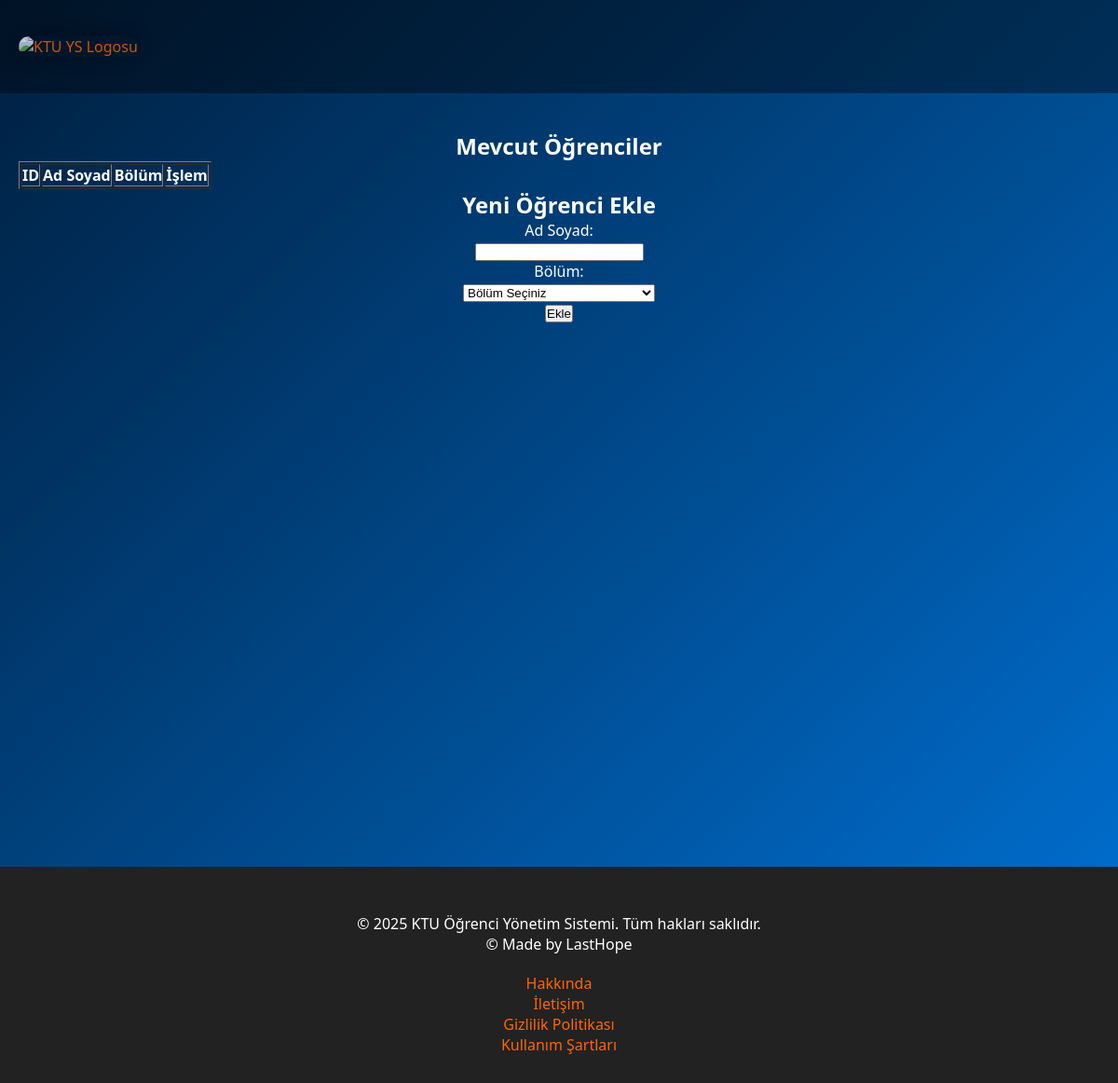
Page /ogrekle (signed in) on the earlier database version.
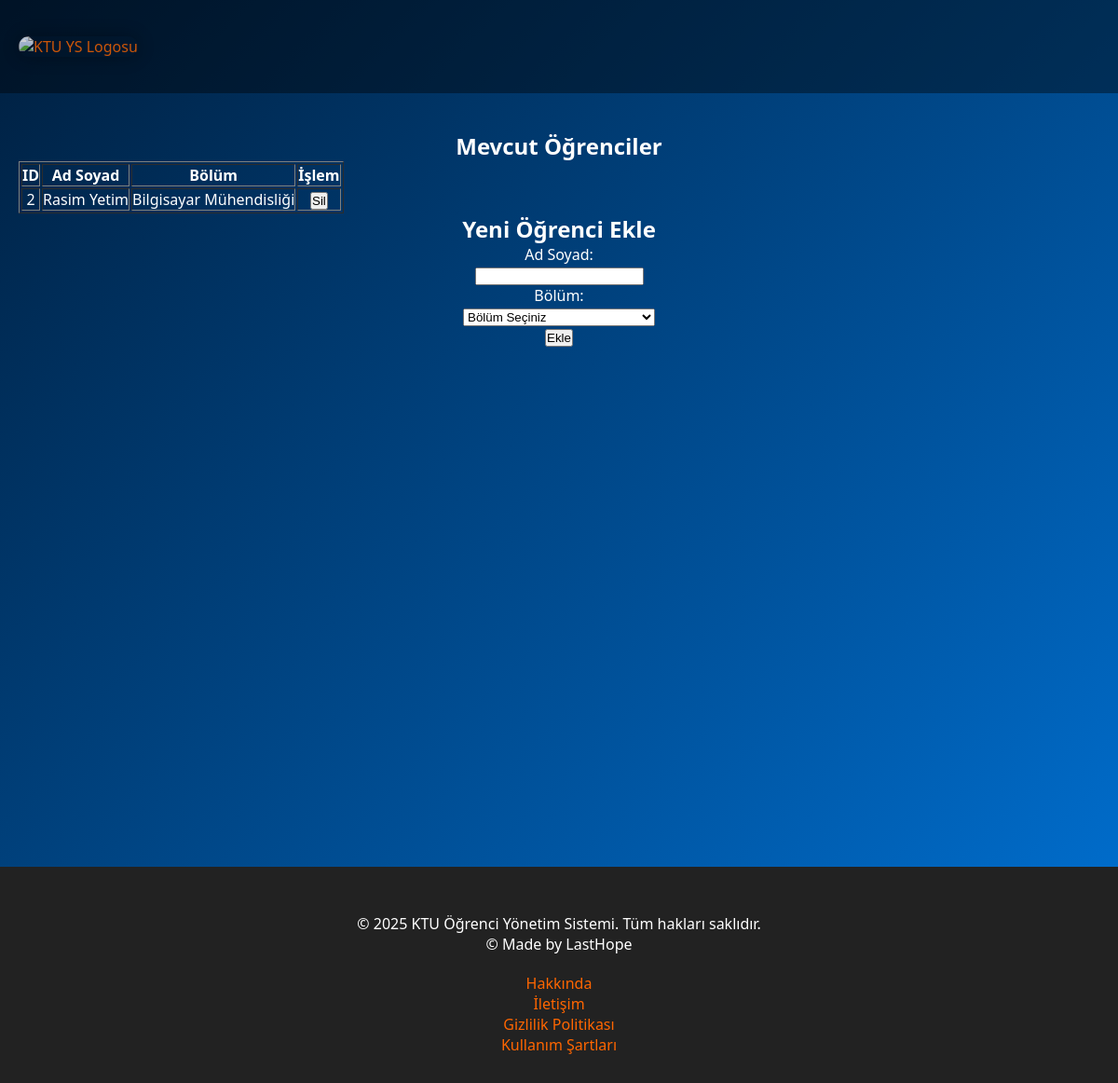
Same page on the later database version.
### models.py (models this page shows)
class Ogrenci(db.Model):
    __tablename__ = 'ogrenci'
    ogrID = db.Column(db.Integer, primary_key=True, autoincrement=True)
    adSoyad = db.Column(db.String, nullable=False)
    bolum = db.Column(db.String, nullable=False)

### app.py (the view, shortened to what this page needs)
@app.route('/ogrekle', methods=['GET', 'POST'])
def ogrekle():
    if 'rol' not in session or session['rol'] != 'yonetici':
        flash("Yetkisiz giriş.")
        return redirect(url_for('ygiris'))
    ogrenciler = Ogrenci.query.all()
    return render_template('ogrekle.html', ogrenciler=ogrenciler)

### templates/ogrekle.html (shortened to what this page needs)
<!DOCTYPE html>
<html lang="tr">
<head>
<link rel="stylesheet" href="{{ url_for('static', filename='style.css') }}">
</head>
<body>
  <header class="header">
    <div class="logo-container"><a href="index.php">
    <img src="https://pu.ktu.edu.tr/pluginfile.php/1/theme_remui/logo/1713768117/KT%C3%9C%20Logo%201A.png" alt="KTU YS Logosu"></a>
    </div>
  </header>
  <div class="container">
<h2>Mevcut Öğrenciler</h2>
<table border="1">
  <tr>
    <th>ID</th>
    <th>Ad Soyad</th>
    <th>Bölüm</th>
    <th>İşlem</th>
  </tr>
  {% for ogr in ogrenciler %}
  <tr>
    <td>{{ ogr.ogrID }}</td>
    <td>{{ ogr.adSoyad }}</td>
    <td>{{ ogr.bolum }}</td>
    <td>
      <form method="POST" action="{{ url_for('ogrenci_sil', ogrID=ogr.ogrID) }}" onsubmit="return confirm('Bu öğrenciyi silmek istediğinize emin misiniz?');">
        <button type="submit">Sil</button>
      </form>
    </td>
  </tr>
  {% endfor %}
</table>
<h2>Yeni Öğrenci Ekle</h2>
<form method="POST" action="{{ url_for('ogrekle') }}">
    <label>Ad Soyad:</label><br>
    <input type="text" name="adSoyad" required><br>
    <label>Bölüm:</label><br>
<select name="bolum" required>
    <option value="">Bölüm Seçiniz</option>
</select><br>
    <input type="submit" value="Ekle">
</form>
  </div>
  <footer class="footer">
    <div class="footer-container">
        <p>&copy; 2025 KTU Öğrenci Yönetim Sistemi. Tüm hakları saklıdır.</p>
        <p>&copy; Made by LastHope</p>
    </div>
    <div class="footer-links">
        <p><a href="about.html">Hakkında</a></p>
        <p><a href="contact.html">İletişim</a></p>
        <p><a href="privacy.html">Gizlilik Politikası</a></p>
        <p><a href="terms.html">Kullanım Şartları</a></p>
    </div>
</footer>
</body>
</html>

Differences in the rows shown:
added Ogrenci: ogrID "2", adSoyad "Rasim Yetim", bolum "Bilgisayar Mühendisliği"
